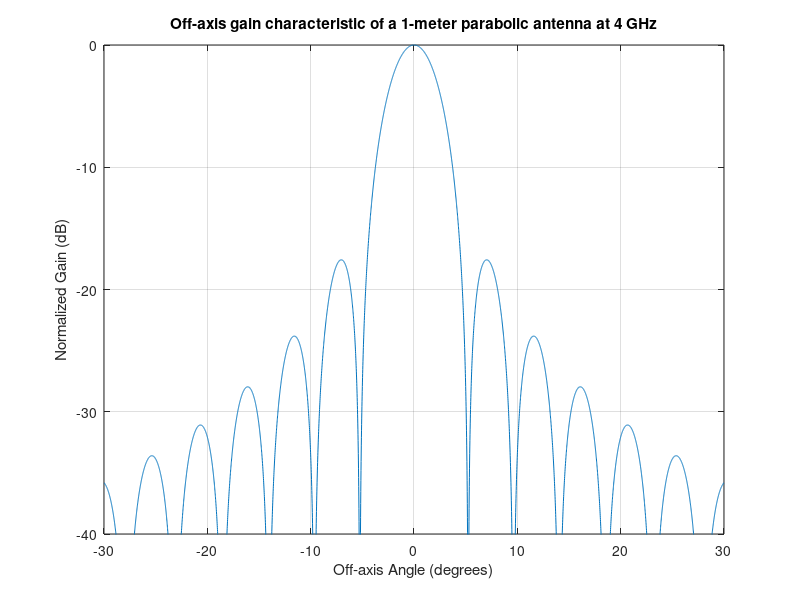

Source code (MATLAB):
%% Off-axis gain characteristic of a 1-meter parabolic antenna at 4 GHz
% 
% Copyright 2007 Telecommunications Lab
% $Revision: 1.0 $ $Date: 2007/06/21 12:45:07 $
% 
values_angle=[-30:0.01:30];

c = 299792458; %m/s
f = 4000000000; %4Ghz
lambda = c / f;

bessel_x = (pi/lambda).*(sind(values_angle));
bessel = (besselj(1, bessel_x));
nenner = sind(values_angle);
constant = (pi/lambda)^(-2);
offGain = ((2.*bessel./nenner).^2).* constant;

offGain = 10* log10(offGain);

%%
plot(values_angle, real(offGain));
title('Off-axis gain characteristic of a 1-meter parabolic antenna at 4 GHz')
xlabel('Off-axis Angle (degrees)')
axis([-30 30 -40 0])
ylabel('Normalized Gain (dB)')
grid on;
